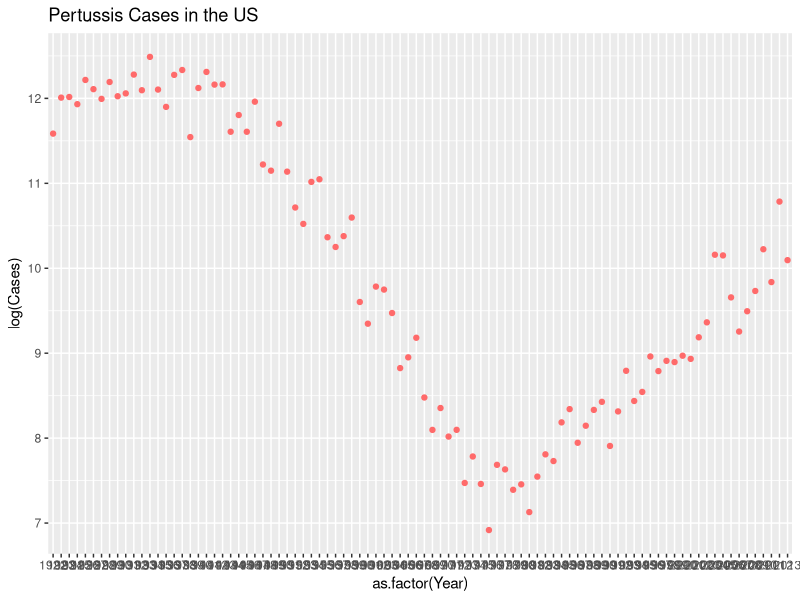

R code for this plot:
setwd("/Users/vivianpeng/git/VAX")

require(plyr)
cases <- read.table("CDC_PertussisCases.csv", header = TRUE, stringsAsFactors= FALSE,sep="," )
colnames(cases) <- c("Year", "Cases")
as.numeric(cases$Cases)
# exploratory graphs

require(ggplot2)
ggplot(cases, aes(x=as.factor(Year), y=log(Cases))) +geom_point(color = "indianred1") + ggtitle("Pertussis Cases in the US")

cases$Cases
head(cases)